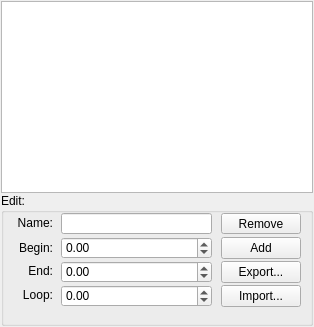
<?xml version="1.0" encoding="UTF-8"?>
<ui version="4.0">
 <class>ParamsRollout</class>
 <widget class="QWidget" name="ParamsRollout">
  <property name="geometry">
   <rect>
    <x>0</x>
    <y>0</y>
    <width>314</width>
    <height>327</height>
   </rect>
  </property>
  <property name="windowTitle">
   <string>Params:</string>
  </property>
  <layout class="QVBoxLayout" name="verticalLayout">
   <property name="spacing">
    <number>0</number>
   </property>
   <property name="leftMargin">
    <number>1</number>
   </property>
   <property name="topMargin">
    <number>1</number>
   </property>
   <property name="rightMargin">
    <number>1</number>
   </property>
   <property name="bottomMargin">
    <number>1</number>
   </property>
   <item>
    <widget class="QListWidget" name="listParams"/>
   </item>
   <item>
    <widget class="QGroupBox" name="groupBox">
     <property name="sizePolicy">
      <sizepolicy hsizetype="Expanding" vsizetype="Fixed">
       <horstretch>0</horstretch>
       <verstretch>0</verstretch>
      </sizepolicy>
     </property>
     <property name="minimumSize">
      <size>
       <width>0</width>
       <height>133</height>
      </size>
     </property>
     <property name="title">
      <string>Edit:</string>
     </property>
     <widget class="QLabel" name="label">
      <property name="geometry">
       <rect>
        <x>5</x>
        <y>23</y>
        <width>47</width>
        <height>14</height>
       </rect>
      </property>
      <property name="text">
       <string>Name:</string>
      </property>
      <property name="alignment">
       <set>Qt::AlignRight|Qt::AlignTrailing|Qt::AlignVCenter</set>
      </property>
     </widget>
     <widget class="QLineEdit" name="txtParamName">
      <property name="geometry">
       <rect>
        <x>60</x>
        <y>20</y>
        <width>151</width>
        <height>21</height>
       </rect>
      </property>
     </widget>
     <widget class="QLabel" name="label_2">
      <property name="geometry">
       <rect>
        <x>5</x>
        <y>48</y>
        <width>47</width>
        <height>14</height>
       </rect>
      </property>
      <property name="text">
       <string>Begin:</string>
      </property>
      <property name="alignment">
       <set>Qt::AlignRight|Qt::AlignTrailing|Qt::AlignVCenter</set>
      </property>
     </widget>
     <widget class="QDoubleSpinBox" name="spinParamBegin">
      <property name="geometry">
       <rect>
        <x>60</x>
        <y>44</y>
        <width>151</width>
        <height>22</height>
       </rect>
      </property>
      <property name="minimum">
       <double>-1000000.000000000000000</double>
      </property>
      <property name="maximum">
       <double>1000000.000000000000000</double>
      </property>
     </widget>
     <widget class="QLabel" name="label_3">
      <property name="geometry">
       <rect>
        <x>5</x>
        <y>71</y>
        <width>47</width>
        <height>14</height>
       </rect>
      </property>
      <property name="text">
       <string>End:</string>
      </property>
      <property name="alignment">
       <set>Qt::AlignRight|Qt::AlignTrailing|Qt::AlignVCenter</set>
      </property>
     </widget>
     <widget class="QDoubleSpinBox" name="spinParamEnd">
      <property name="geometry">
       <rect>
        <x>60</x>
        <y>68</y>
        <width>151</width>
        <height>22</height>
       </rect>
      </property>
      <property name="minimum">
       <double>-1000000.000000000000000</double>
      </property>
      <property name="maximum">
       <double>1000000.000000000000000</double>
      </property>
     </widget>
     <widget class="QLabel" name="label_4">
      <property name="geometry">
       <rect>
        <x>5</x>
        <y>95</y>
        <width>47</width>
        <height>14</height>
       </rect>
      </property>
      <property name="text">
       <string>Loop:</string>
      </property>
      <property name="alignment">
       <set>Qt::AlignRight|Qt::AlignTrailing|Qt::AlignVCenter</set>
      </property>
     </widget>
     <widget class="QDoubleSpinBox" name="spinParamLoop">
      <property name="geometry">
       <rect>
        <x>60</x>
        <y>92</y>
        <width>151</width>
        <height>22</height>
       </rect>
      </property>
      <property name="minimum">
       <double>-1000000.000000000000000</double>
      </property>
      <property name="maximum">
       <double>1000000.000000000000000</double>
      </property>
     </widget>
     <widget class="QPushButton" name="btnAdd">
      <property name="geometry">
       <rect>
        <x>220</x>
        <y>44</y>
        <width>80</width>
        <height>22</height>
       </rect>
      </property>
      <property name="text">
       <string>Add</string>
      </property>
     </widget>
     <widget class="QPushButton" name="btnRemove">
      <property name="geometry">
       <rect>
        <x>220</x>
        <y>20</y>
        <width>80</width>
        <height>21</height>
       </rect>
      </property>
      <property name="text">
       <string>Remove</string>
      </property>
     </widget>
     <widget class="QPushButton" name="btnExport">
      <property name="geometry">
       <rect>
        <x>220</x>
        <y>68</y>
        <width>80</width>
        <height>22</height>
       </rect>
      </property>
      <property name="text">
       <string>Export...</string>
      </property>
     </widget>
     <widget class="QPushButton" name="btnImport">
      <property name="geometry">
       <rect>
        <x>220</x>
        <y>92</y>
        <width>80</width>
        <height>22</height>
       </rect>
      </property>
      <property name="text">
       <string>Import...</string>
      </property>
     </widget>
    </widget>
   </item>
  </layout>
 </widget>
 <resources/>
 <connections/>
</ui>
